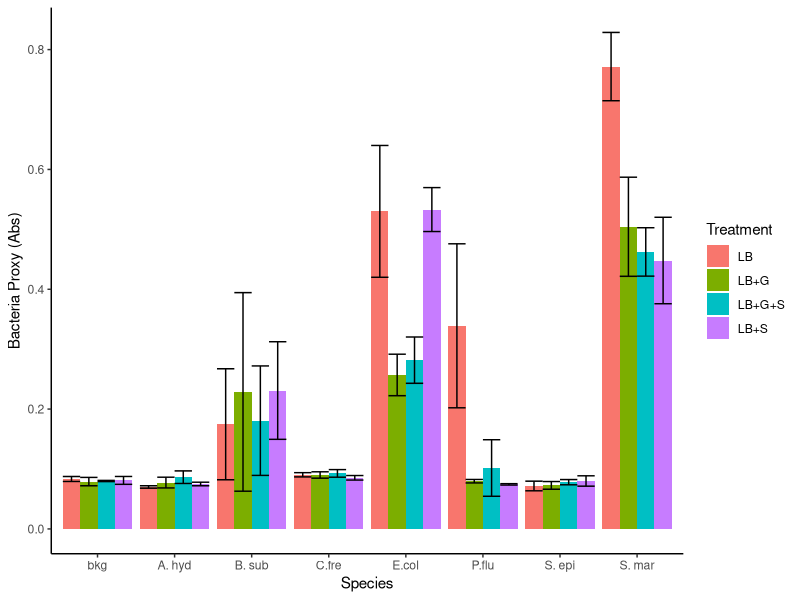

Recreate this plot in R.
dat <- read.csv("For Analaysis group 1.csv")

head(dat)
str(dat)
library(tidyverse)




# summarize the data
# use group_by
head(dat)
avg <- dat %>% group_by(Species, Treatment) %>% 
  summarise(mean = mean(Abs),
            sd = sd(Abs))



unique(avg$Species)
avg$Species <- factor(avg$Species, 
                      levels = c('bkg', 'A. hyd',
  'B. sub', 'C.fre', 'E.col', 'P.flu', 'S. epi', 'S. mar'))
# check spelling and punctuation on line above when you do the second set of data
# match to what is in data set
# head(avg)
# 
ggplot(data = avg, aes(x = Species, y = mean, fill = Treatment))+
  geom_bar(stat= "identity", position = "dodge")+
geom_errorbar(aes(ymin = mean - sd, ymax = mean + sd), position ="dodge")+
  theme_classic()+
  ylab("Bacteria Proxy (Abs)")
# see na species in your second plot? check the spelling and punctuatino in the above step
# where you re order everything 
# anova
# on entire data set
head(dat)

res.aov2 <- aov(Abs ~ Treatment + Species, data=dat)
summary(res.aov2)


# anova gets more complicated than this, but this is where we will stop
# interpretation treatments make bacteria grow differently
# species of bacteria have different growth rates 
